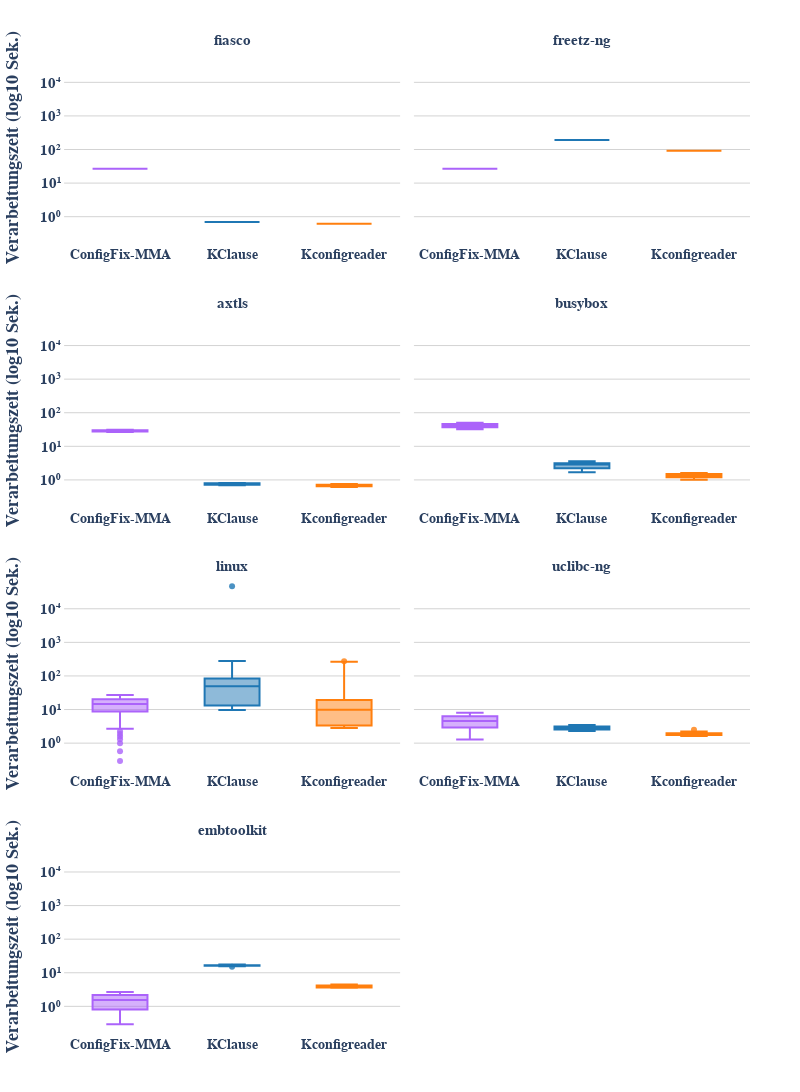

Notebook code cell kept with this figure:
### Code cell
import pandas as pd
import plotly.express as px
from math import log10

# Hilfsfunktion zur Logarithmustransformation
def big_log10(val):
    return log10(val) if pd.notna(val) and val > 0 else pd.NA

# Dateipfade (bitte entsprechend anpassen!)
file_configfixextractor = '/home/rami/Downloads/configFixextractor_with_preprossesing/kconfig/output.csv'
file_kmax = '/home/rami/Downloads/kmax/kconfig/output.csv'
file_Kconfigreader = '/home/rami/Downloads/Kconfigreader/kconfig/output.csv'

# CSV-Dateien laden und Extractor-Spalte hinzufügen
df_configfixextractor = pd.read_csv(file_configfixextractor).assign(Extractor='ConfigFix-MMA')
df_kmax = pd.read_csv(file_kmax).assign(Extractor='KClause')
df_Kconfigreader = pd.read_csv(file_Kconfigreader).assign(Extractor='Kconfigreader')

#df_combined = df_combined[~df_combined['system'].isin(['fiasco', 'freetz-ng'])]
# Zusammenführen der DataFrames
df_combined = pd.concat([
    df_configfixextractor[['system', 'revision', 'model-file', 'Extractor', 'model-time']],
    df_kmax[['system', 'revision', 'model-file', 'Extractor', 'model-time']],
    df_Kconfigreader[['system', 'revision', 'model-file', 'Extractor', 'model-time']]
], ignore_index=True)

# Sicherstellen, dass 'model-time' numerisch ist
df_combined['model-time'] = pd.to_numeric(df_combined['model-time'], errors='coerce')

# Zeiten in Sekunden umwandeln
df_combined['model-time-seconds'] = df_combined['model-time'] / 1e9

# Nur Systeme und Revisionen behalten, die von allen drei Tools extrahiert wurden
pivot_df = df_combined.pivot_table(index=['system', 'revision'], columns='Extractor', values='model-file', aggfunc='first')
valid_cases = pivot_df.dropna().reset_index()[['system', 'revision']]

df_valid = pd.merge(df_combined, valid_cases, on=['system', 'revision'], how='inner')

# Logarithmus der Verarbeitungszeit berechnen
df_combined['log_model_time'] = df_combined['model-time-seconds'].apply(big_log10)
df_valid = df_combined.merge(valid_cases, on=['system', 'revision'], how='inner')

# Boxplot erstellen für jedes System
fig_box = px.box(
    df_valid,
    x='Extractor',
    y='log_model_time',
    color='Extractor',
    facet_col='system',
    facet_col_wrap=2,  # 2 Spalten und 4 Zeilen
    labels={'log_model_time': 'Verarbeitungszeit (log10 Sek.)', 'Extractor': 'Extractor'},
    title='',
    color_discrete_map={
        'Configfixextractor': '#9467BD',
        'KClause': '#1F77B4',
        'Kconfigreader': '#FF7F0E'
    },
    height=1600  # Erhöhte Höhe für größeren Abstand
)

# Layout optimieren
fig_box.update_traces(marker=dict(opacity=0.8))

fig_box.update_yaxes(
    showgrid=True, 
    showline=True, 
    #linecolor='black', 
    linewidth=0.5, 
    gridcolor='lightgray',
    zeroline=True,      
    zerolinewidth=1,
    zerolinecolor='lightgray',
    tickmode='array',
    tickvals=[-1, 0, 1, 2, 3, 4, 5],
    ticktext=['10⁻¹', '10⁰', '10¹', '10²', '10³', '10⁴', '10⁵'],
)
fig_box.update_xaxes(
    showticklabels=True,tickfont=dict(size=14, family='Arial', weight='bold'))

# Text im Diagramm lesbarer machen
fig_box.for_each_annotation(lambda a: a.update(text=a.text.split("=")[-1]))

fig_box.update_layout(
    plot_bgcolor='white',
    paper_bgcolor='white',
    font=dict(size=15, family='Arial', weight='bold'),
    yaxis_title='Verarbeitungszeit (log10 Sek.)',
    xaxis_title='',
    height=1200,  # Höhere Diagrammhöhe für bessere Übersicht
    width=800,    # Breitere Darstellung für weniger Überlappung
    margin=dict(t=50, b=50, l=50, r=50),
    showlegend=False
    
)

# Diagramm anzeigen
fig_box.show()

# Gruppiere nach System und Extractor
summary_per_system = (
    df_valid
    .groupby(['system', 'Extractor'])['model-time-seconds']
    .describe(percentiles=[0.25, 0.5, 0.75])
    .reset_index()
    .round(3)
)

# Ausgabe als Tabelle pro System
systems = summary_per_system['system'].unique()

from tabulate import tabulate

for sys in systems:
    print(f"\n📊 Statistiken für System: {sys}")
    system_stats = summary_per_system[summary_per_system['system'] == sys]
    print(tabulate(system_stats, headers='keys', tablefmt='grid'))

### Figure 1 — Plotly figure (JSON) as saved in the notebook; plotly's stock layout.template omitted (floating-point values rounded to 4 significant figures; data arrays with more than 128 entries replaced by an {"elided": "..."} marker saying what was removed)
{"data": [{"alignmentgroup": "True", "hovertemplate": "Extractor=%{x}<br>system=fiasco<br>Verarbeitungszeit (log10 Sek.)=%{y}<extra></extra>", "legendgroup": "ConfigFix-MMA", "marker": {"color": "#ab63fa", "opacity": 0.8}, "name": "ConfigFix-MMA", "notched": false, "offsetgroup": "ConfigFix-MMA", "orientation": "v", "showlegend": true, "type": "box", "x": ["ConfigFix-MMA"], "x0": " ", "xaxis": "x7", "y": [1.424], "y0": " ", "yaxis": "y7"}, {"alignmentgroup": "True", "hovertemplate": "Extractor=%{x}<br>system=freetz-ng<br>Verarbeitungszeit (log10 Sek.)=%{y}<extra></extra>", "legendgroup": "ConfigFix-MMA", "marker": {"color": "#ab63fa", "opacity": 0.8}, "name": "ConfigFix-MMA", "notched": false, "offsetgroup": "ConfigFix-MMA", "orientation": "v", "showlegend": false, "type": "box", "x": ["ConfigFix-MMA"], "x0": " ", "xaxis": "x8", "y": [1.426], "y0": " ", "yaxis": "y8"}, {"alignmentgroup": "True", "hovertemplate": "Extractor=%{x}<br>system=axtls<br>Verarbeitungszeit (log10 Sek.)=%{y}<extra></extra>", "legendgroup": "ConfigFix-MMA", "marker": {"color": "#ab63fa", "opacity": 0.8}, "name": "ConfigFix-MMA", "notched": false, "offsetgroup": "ConfigFix-MMA", "orientation": "v", "showlegend": false, "type": "box", "x": ["ConfigFix-MMA", "ConfigFix-MMA", "ConfigFix-MMA", "ConfigFix-MMA", "ConfigFix-MMA", "ConfigFix-MMA", "ConfigFix-MMA", "ConfigFix-MMA", "ConfigFix-MMA", "ConfigFix-MMA", "ConfigFix-MMA", "ConfigFix-MMA", "ConfigFix-MMA", "ConfigFix-MMA", "ConfigFix-MMA", "ConfigFix-MMA", "ConfigFix-MMA", "ConfigFix-MMA", "ConfigFix-MMA", "ConfigFix-MMA", "ConfigFix-MMA", "ConfigFix-MMA", "ConfigFix-MMA", "ConfigFix-MMA"], "x0": " ", "xaxis": "x5", "y": [1.428, 1.431, 1.433, 1.435, 1.438, 1.441, 1.444, 1.447, 1.45, 1.453, 1.456, 1.459, 1.462, 1.465, 1.469, 1.472, 1.475, 1.477, 1.48, 1.483, 1.485, 1.488, 1.491, 1.493], "y0": " ", "yaxis": "y5"}, {"alignmentgroup": "True", "hovertemplate": "Extractor=%{x}<br>system=busybox<br>Verarbeitungszeit (log10 Sek.)=%{y}<extra></extra>", "legendgroup": "ConfigFix-MMA", "marker": {"color": "#ab63fa", "opacity": 0.8}, "name": "ConfigFix-MMA", "notched": false, "offsetgroup": "ConfigFix-MMA", "orientation": "v", "showlegend": false, "type": "box", "x": ["ConfigFix-MMA", "ConfigFix-MMA", "ConfigFix-MMA", "ConfigFix-MMA", "ConfigFix-MMA", "ConfigFix-MMA", "ConfigFix-MMA", "ConfigFix-MMA", "ConfigFix-MMA", "ConfigFix-MMA", "ConfigFix-MMA", "ConfigFix-MMA", "ConfigFix-MMA", "ConfigFix-MMA", "ConfigFix-MMA", "ConfigFix-MMA", "ConfigFix-MMA", "ConfigFix-MMA", "ConfigFix-MMA", "ConfigFix-MMA", "ConfigFix-MMA", "ConfigFix-MMA", "ConfigFix-MMA", "ConfigFix-MMA", "ConfigFix-MMA", "ConfigFix-MMA", "ConfigFix-MMA", "ConfigFix-MMA", "ConfigFix-MMA", "ConfigFix-MMA", "ConfigFix-MMA", "ConfigFix-MMA", "ConfigFix-MMA", "ConfigFix-MMA", "ConfigFix-MMA", "ConfigFix-MMA", "ConfigFix-MMA", "ConfigFix-MMA", "ConfigFix-MMA", "ConfigFix-MMA", "ConfigFix-MMA", "ConfigFix-MMA", "ConfigFix-MMA", "ConfigFix-MMA", "ConfigFix-MMA", "ConfigFix-MMA", "ConfigFix-MMA", "ConfigFix-MMA", "ConfigFix-MMA", "ConfigFix-MMA", "ConfigFix-MMA", "ConfigFix-MMA", "ConfigFix-MMA", "ConfigFix-MMA", "ConfigFix-MMA", "ConfigFix-MMA", "ConfigFix-MMA", "ConfigFix-MMA", "ConfigFix-MMA", "ConfigFix-MMA", "ConfigFix-MMA", "ConfigFix-MMA", "ConfigFix-MMA", "ConfigFix-MMA", "ConfigFix-MMA", "ConfigFix-MMA", "ConfigFix-MMA", "ConfigFix-MMA", "ConfigFix-MMA", "ConfigFix-MMA", "ConfigFix-MMA", "ConfigFix-MMA", "ConfigFix-MMA", "ConfigFix-MMA", "ConfigFix-MMA", "ConfigFix-MMA", "ConfigFix-MMA", "ConfigFix-MMA", "ConfigFix-MMA", "ConfigFix-MMA", "ConfigFix-MMA", "ConfigFix-MMA", "ConfigFix-MMA", "ConfigFix-MMA", "ConfigFix-MMA", "ConfigFix-MMA", "ConfigFix-MMA", "ConfigFix-MMA", "ConfigFix-MMA", "ConfigFix-MMA", "ConfigFix-MMA", "ConfigFix-MMA", "ConfigFix-MMA", "ConfigFix-MMA", "ConfigFix-MMA", "ConfigFix-MMA", "ConfigFix-MMA", "ConfigFix-MMA", "ConfigFix-MMA", "ConfigFix-MMA", "ConfigFix-MMA", "ConfigFix-MMA", "ConfigFix-MMA", "ConfigFix-MMA", "ConfigFix-MMA", "ConfigFix-MMA", "ConfigFix-MMA", "ConfigFix-MMA", "ConfigFix-MMA", "ConfigFix-MMA", "ConfigFix-MMA"], "x0": " ", "xaxis": "x6", "y": [1.509, 1.511, 1.513, 1.515, 1.517, 1.52, 1.522, 1.524, 1.526, 1.528, 1.53, 1.532, 1.534, 1.536, 1.538, 1.54, 1.542, 1.544, 1.545, 1.547, 1.549, 1.551, 1.554, 1.556, 1.558, 1.559, 1.561, 1.564, 1.566, 1.568, 1.569, 1.571, 1.573, 1.575, 1.577, 1.579, 1.58, 1.582, 1.584, 1.586, 1.587, 1.589, 1.591, 1.593, 1.594, 1.596, 1.598, 1.6, 1.602, 1.603, 1.605, 1.607, 1.609, 1.611, 1.612, 1.614, 1.616, 1.617, 1.619, 1.621, 1.623, 1.625, 1.627, 1.629, 1.631, 1.633, 1.635, 1.637, 1.639, 1.64, 1.642, 1.643, 1.645, 1.647, 1.648, 1.65, 1.651, 1.653, 1.654, 1.656, 1.657, 1.659, 1.66, 1.661, 1.663, 1.664, 1.666, 1.668, 1.669, 1.67, 1.672, 1.673, 1.675, 1.676, 1.678, 1.679, 1.681, 1.682, 1.684, 1.685, 1.686, 1.688, 1.689, 1.69, 1.692, 1.693, 1.695, 1.696, 1.698, 1.699, 1.7], "y0": " ", "yaxis": "y6"}, {"alignmentgroup": "True", "hovertemplate": "Extractor=%{x}<br>system=linux<br>Verarbeitungszeit (log10 Sek.)=%{y}<extra></extra>", "legendgroup": "ConfigFix-MMA", "marker": {"color": "#ab63fa", "opacity": 0.8}, "name": "ConfigFix-MMA", "notched": false, "offsetgroup": "ConfigFix-MMA", "orientation": "v", "showlegend": false, "type": "box", "x": {"elided": "143 str values"}, "x0": " ", "xaxis": "x3", "y": {"elided": "143 float values"}, "y0": " ", "yaxis": "y3"}, {"alignmentgroup": "True", "hovertemplate": "Extractor=%{x}<br>system=uclibc-ng<br>Verarbeitungszeit (log10 Sek.)=%{y}<extra></extra>", "legendgroup": "ConfigFix-MMA", "marker": {"color": "#ab63fa", "opacity": 0.8}, "name": "ConfigFix-MMA", "notched": false, "offsetgroup": "ConfigFix-MMA", "orientation": "v", "showlegend": false, "type": "box", "x": ["ConfigFix-MMA", "ConfigFix-MMA", "ConfigFix-MMA", "ConfigFix-MMA", "ConfigFix-MMA", "ConfigFix-MMA", "ConfigFix-MMA", "ConfigFix-MMA", "ConfigFix-MMA", "ConfigFix-MMA", "ConfigFix-MMA", "ConfigFix-MMA", "ConfigFix-MMA", "ConfigFix-MMA", "ConfigFix-MMA", "ConfigFix-MMA", "ConfigFix-MMA", "ConfigFix-MMA", "ConfigFix-MMA", "ConfigFix-MMA", "ConfigFix-MMA", "ConfigFix-MMA", "ConfigFix-MMA", "ConfigFix-MMA", "ConfigFix-MMA", "ConfigFix-MMA", "ConfigFix-MMA", "ConfigFix-MMA", "ConfigFix-MMA", "ConfigFix-MMA", "ConfigFix-MMA", "ConfigFix-MMA", "ConfigFix-MMA", "ConfigFix-MMA", "ConfigFix-MMA", "ConfigFix-MMA", "ConfigFix-MMA", "ConfigFix-MMA", "ConfigFix-MMA", "ConfigFix-MMA", "ConfigFix-MMA"], "x0": " ", "xaxis": "x4", "y": [0.1102, 0.1603, 0.2181, 0.2656, 0.303, 0.3382, 0.3709, 0.3984, 0.4267, 0.4506, 0.4747, 0.4969, 0.5185, 0.5392, 0.5594, 0.5773, 0.596, 0.6124, 0.6294, 0.6451, 0.6596, 0.6738, 0.6877, 0.7017, 0.7143, 0.7267, 0.7402, 0.7546, 0.7696, 0.7819, 0.7943, 0.8052, 0.8166, 0.8333, 0.844, 0.8532, 0.8635, 0.8744, 0.8848, 0.8941, 0.9031], "y0": " ", "yaxis": "y4"}, {"alignmentgroup": "True", "hovertemplate": "Extractor=%{x}<br>system=embtoolkit<br>Verarbeitungszeit (log10 Sek.)=%{y}<extra></extra>", "legendgroup": "ConfigFix-MMA", "marker": {"color": "#ab63fa", "opacity": 0.8}, "name": "ConfigFix-MMA", "notched": false, "offsetgroup": "ConfigFix-MMA", "orientation": "v", "showlegend": false, "type": "box", "x": ["ConfigFix-MMA", "ConfigFix-MMA", "ConfigFix-MMA", "ConfigFix-MMA", "ConfigFix-MMA", "ConfigFix-MMA", "ConfigFix-MMA", "ConfigFix-MMA", "ConfigFix-MMA", "ConfigFix-MMA"], "x0": " ", "xaxis": "x", "y": [-0.5339, -0.2603, -0.09127, 0.03633, 0.1501, 0.2236, 0.2945, 0.3402, 0.3847, 0.4304], "y0": " ", "yaxis": "y"}, {"alignmentgroup": "True", "hovertemplate": "Extractor=%{x}<br>system=fiasco<br>Verarbeitungszeit (log10 Sek.)=%{y}<extra></extra>", "legendgroup": "KClause", "marker": {"color": "#1F77B4", "opacity": 0.8}, "name": "KClause", "notched": false, "offsetgroup": "KClause", "orientation": "v", "showlegend": true, "type": "box", "x": ["KClause"], "x0": " ", "xaxis": "x7", "y": [-0.1588], "y0": " ", "yaxis": "y7"}, {"alignmentgroup": "True", "hovertemplate": "Extractor=%{x}<br>system=freetz-ng<br>Verarbeitungszeit (log10 Sek.)=%{y}<extra></extra>", "legendgroup": "KClause", "marker": {"color": "#1F77B4", "opacity": 0.8}, "name": "KClause", "notched": false, "offsetgroup": "KClause", "orientation": "v", "showlegend": false, "type": "box", "x": ["KClause"], "x0": " ", "xaxis": "x8", "y": [2.279], "y0": " ", "yaxis": "y8"}, {"alignmentgroup": "True", "hovertemplate": "Extractor=%{x}<br>system=axtls<br>Verarbeitungszeit (log10 Sek.)=%{y}<extra></extra>", "legendgroup": "KClause", "marker": {"color": "#1F77B4", "opacity": 0.8}, "name": "KClause", "notched": false, "offsetgroup": "KClause", "orientation": "v", "showlegend": false, "type": "box", "x": ["KClause", "KClause", "KClause", "KClause", "KClause", "KClause", "KClause", "KClause", "KClause", "KClause", "KClause", "KClause", "KClause", "KClause", "KClause", "KClause", "KClause", "KClause", "KClause", "KClause", "KClause", "KClause", "KClause", "KClause"], "x0": " ", "xaxis": "x5", "y": [-0.1322, -0.134, -0.1536, -0.145, -0.1511, -0.1456, -0.1507, -0.1384, -0.1592, -0.1421, -0.1057, -0.1276, -0.1028, -0.1115, -0.1078, -0.1184, -0.102, -0.09333, -0.0992, -0.1101, -0.09533, -0.09059, -0.09128, -0.1034], "y0": " ", "yaxis": "y5"}, {"alignmentgroup": "True", "hovertemplate": "Extractor=%{x}<br>system=busybox<br>Verarbeitungszeit (log10 Sek.)=%{y}<extra></extra>", "legendgroup": "KClause", "marker": {"color": "#1F77B4", "opacity": 0.8}, "name": "KClause", "notched": false, "offsetgroup": "KClause", "orientation": "v", "showlegend": false, "type": "box", "x": ["KClause", "KClause", "KClause", "KClause", "KClause", "KClause", "KClause", "KClause", "KClause", "KClause", "KClause", "KClause", "KClause", "KClause", "KClause", "KClause", "KClause", "KClause", "KClause", "KClause", "KClause", "KClause", "KClause", "KClause", "KClause", "KClause", "KClause", "KClause", "KClause", "KClause", "KClause", "KClause", "KClause", "KClause", "KClause", "KClause", "KClause", "KClause", "KClause", "KClause", "KClause", "KClause", "KClause", "KClause", "KClause", "KClause", "KClause", "KClause", "KClause", "KClause", "KClause", "KClause", "KClause", "KClause", "KClause", "KClause", "KClause", "KClause", "KClause", "KClause", "KClause", "KClause", "KClause", "KClause", "KClause", "KClause", "KClause", "KClause", "KClause", "KClause", "KClause", "KClause", "KClause", "KClause", "KClause", "KClause", "KClause", "KClause", "KClause", "KClause", "KClause", "KClause", "KClause", "KClause", "KClause", "KClause", "KClause", "KClause", "KClause", "KClause", "KClause", "KClause", "KClause", "KClause", "KClause", "KClause", "KClause", "KClause", "KClause", "KClause", "KClause", "KClause", "KClause", "KClause", "KClause", "KClause", "KClause", "KClause", "KClause", "KClause", "KClause"], "x0": " ", "xaxis": "x6", "y": [0.2341, 0.2393, 0.226, 0.2301, 0.2288, 0.2392, 0.2391, 0.2424, 0.2579, 0.2582, 0.2849, 0.2693, 0.2665, 0.2832, 0.2616, 0.2752, 0.3013, 0.3044, 0.2956, 0.2946, 0.2984, 0.2963, 0.3007, 0.3399, 0.3339, 0.3421, 0.3519, 0.3589, 0.3569, 0.3582, 0.3662, 0.3504, 0.3513, 0.3504, 0.3607, 0.3612, 0.3566, 0.3558, 0.3588, 0.3851, 0.4042, 0.3892, 0.3661, 0.3926, 0.4072, 0.4627, 0.4022, 0.3802, 0.4057, 0.4085, 0.4075, 0.429, 0.4641, 0.4362, 0.434, 0.4356, 0.495, 0.4837, 0.4952, 0.4922, 0.4951, 0.4751, 0.4635, 0.4625, 0.4582, 0.4689, 0.4695, 0.4667, 0.4682, 0.4582, 0.4617, 0.4614, 0.4718, 0.4657, 0.48, 0.4831, 0.4921, 0.4951, 0.4949, 0.4907, 0.4973, 0.5005, 0.4919, 0.4753, 0.4743, 0.5034, 0.5019, 0.5031, 0.5105, 0.5057, 0.504, 0.5018, 0.5083, 0.5015, 0.5102, 0.5053, 0.5081, 0.5097, 0.5126, 0.52, 0.5153, 0.5251, 0.5294, 0.5423, 0.5373, 0.5305, 0.5343, 0.5333, 0.5356, 0.555, 0.5504], "y0": " ", "yaxis": "y6"}, {"alignmentgroup": "True", "hovertemplate": "Extractor=%{x}<br>system=linux<br>Verarbeitungszeit (log10 Sek.)=%{y}<extra></extra>", "legendgroup": "KClause", "marker": {"color": "#1F77B4", "opacity": 0.8}, "name": "KClause", "notched": false, "offsetgroup": "KClause", "orientation": "v", "showlegend": false, "type": "box", "x": {"elided": "143 str values"}, "x0": " ", "xaxis": "x3", "y": {"elided": "143 float values"}, "y0": " ", "yaxis": "y3"}, {"alignmentgroup": "True", "hovertemplate": "Extractor=%{x}<br>system=uclibc-ng<br>Verarbeitungszeit (log10 Sek.)=%{y}<extra></extra>", "legendgroup": "KClause", "marker": {"color": "#1F77B4", "opacity": 0.8}, "name": "KClause", "notched": false, "offsetgroup": "KClause", "orientation": "v", "showlegend": false, "type": "box", "x": ["KClause", "KClause", "KClause", "KClause", "KClause", "KClause", "KClause", "KClause", "KClause", "KClause", "KClause", "KClause", "KClause", "KClause", "KClause", "KClause", "KClause", "KClause", "KClause", "KClause", "KClause", "KClause", "KClause", "KClause", "KClause", "KClause", "KClause", "KClause", "KClause", "KClause", "KClause", "KClause", "KClause", "KClause", "KClause", "KClause", "KClause", "KClause", "KClause", "KClause", "KClause"], "x0": " ", "xaxis": "x4", "y": [0.3764, 0.41, 0.4056, 0.372, 0.3643, 0.3875, 0.3872, 0.3974, 0.4037, 0.409, 0.4121, 0.4135, 0.4117, 0.4079, 0.4075, 0.4225, 0.4216, 0.4253, 0.4319, 0.4445, 0.456, 0.4581, 0.457, 0.4669, 0.4877, 0.4814, 0.4881, 0.4845, 0.4892, 0.5141, 0.4637, 0.5, 0.4988, 0.4972, 0.499, 0.4976, 0.5152, 0.5186, 0.5388, 0.5354, 0.534], "y0": " ", "yaxis": "y4"}, {"alignmentgroup": "True", "hovertemplate": "Extractor=%{x}<br>system=embtoolkit<br>Verarbeitungszeit (log10 Sek.)=%{y}<extra></extra>", "legendgroup": "KClause", "marker": {"color": "#1F77B4", "opacity": 0.8}, "name": "KClause", "notched": false, "offsetgroup": "KClause", "orientation": "v", "showlegend": false, "type": "box", "x": ["KClause", "KClause", "KClause", "KClause", "KClause", "KClause", "KClause", "KClause", "KClause", "KClause"], "x0": " ", "xaxis": "x", "y": [1.195, 1.215, 1.182, 1.212, 1.223, 1.209, 1.217, 1.234, 1.226, 1.244], "y0": " ", "yaxis": "y"}, {"alignmentgroup": "True", "hovertemplate": "Extractor=%{x}<br>system=fiasco<br>Verarbeitungszeit (log10 Sek.)=%{y}<extra></extra>", "legendgroup": "Kconfigreader", "marker": {"color": "#FF7F0E", "opacity": 0.8}, "name": "Kconfigreader", "notched": false, "offsetgroup": "Kconfigreader", "orientation": "v", "showlegend": true, "type": "box", "x": ["Kconfigreader"], "x0": " ", "xaxis": "x7", "y": [-0.2089], "y0": " ", "yaxis": "y7"}, {"alignmentgroup": "True", "hovertemplate": "Extractor=%{x}<br>system=freetz-ng<br>Verarbeitungszeit (log10 Sek.)=%{y}<extra></extra>", "legendgroup": "Kconfigreader", "marker": {"color": "#FF7F0E", "opacity": 0.8}, "name": "Kconfigreader", "notched": false, "offsetgroup": "Kconfigreader", "orientation": "v", "showlegend": false, "type": "box", "x": ["Kconfigreader"], "x0": " ", "xaxis": "x8", "y": [1.965], "y0": " ", "yaxis": "y8"}, {"alignmentgroup": "True", "hovertemplate": "Extractor=%{x}<br>system=axtls<br>Verarbeitungszeit (log10 Sek.)=%{y}<extra></extra>", "legendgroup": "Kconfigreader", "marker": {"color": "#FF7F0E", "opacity": 0.8}, "name": "Kconfigreader", "notched": false, "offsetgroup": "Kconfigreader", "orientation": "v", "showlegend": false, "type": "box", "x": ["Kconfigreader", "Kconfigreader", "Kconfigreader", "Kconfigreader", "Kconfigreader", "Kconfigreader", "Kconfigreader", "Kconfigreader", "Kconfigreader", "Kconfigreader", "Kconfigreader", "Kconfigreader", "Kconfigreader", "Kconfigreader", "Kconfigreader", "Kconfigreader", "Kconfigreader", "Kconfigreader", "Kconfigreader", "Kconfigreader", "Kconfigreader", "Kconfigreader", "Kconfigreader", "Kconfigreader"], "x0": " ", "xaxis": "x5", "y": [-0.1207, -0.1902, -0.2128, -0.2109, -0.2109, -0.1816, -0.1954, -0.2008, -0.1904, -0.1515, -0.1858, -0.1651, -0.1666, -0.1427, -0.1518, -0.1377, -0.1292, -0.1342, -0.1456, -0.142, -0.1487, -0.1459, -0.1306, -0.1616], "y0": " ", "yaxis": "y5"}, {"alignmentgroup": "True", "hovertemplate": "Extractor=%{x}<br>system=busybox<br>Verarbeitungszeit (log10 Sek.)=%{y}<extra></extra>", "legendgroup": "Kconfigreader", "marker": {"color": "#FF7F0E", "opacity": 0.8}, "name": "Kconfigreader", "notched": false, "offsetgroup": "Kconfigreader", "orientation": "v", "showlegend": false, "type": "box", "x": ["Kconfigreader", "Kconfigreader", "Kconfigreader", "Kconfigreader", "Kconfigreader", "Kconfigreader", "Kconfigreader", "Kconfigreader", "Kconfigreader", "Kconfigreader", "Kconfigreader", "Kconfigreader", "Kconfigreader", "Kconfigreader", "Kconfigreader", "Kconfigreader", "Kconfigreader", "Kconfigreader", "Kconfigreader", "Kconfigreader", "Kconfigreader", "Kconfigreader", "Kconfigreader", "Kconfigreader", "Kconfigreader", "Kconfigreader", "Kconfigreader", "Kconfigreader", "Kconfigreader", "Kconfigreader", "Kconfigreader", "Kconfigreader", "Kconfigreader", "Kconfigreader", "Kconfigreader", "Kconfigreader", "Kconfigreader", "Kconfigreader", "Kconfigreader", "Kconfigreader", "Kconfigreader", "Kconfigreader", "Kconfigreader", "Kconfigreader", "Kconfigreader", "Kconfigreader", "Kconfigreader", "Kconfigreader", "Kconfigreader", "Kconfigreader", "Kconfigreader", "Kconfigreader", "Kconfigreader", "Kconfigreader", "Kconfigreader", "Kconfigreader", "Kconfigreader", "Kconfigreader", "Kconfigreader", "Kconfigreader", "Kconfigreader", "Kconfigreader", "Kconfigreader", "Kconfigreader", "Kconfigreader", "Kconfigreader", "Kconfigreader", "Kconfigreader", "Kconfigreader", "Kconfigreader", "Kconfigreader", "Kconfigreader", "Kconfigreader", "Kconfigreader", "Kconfigreader", "Kconfigreader", "Kconfigreader", "Kconfigreader", "Kconfigreader", "Kconfigreader", "Kconfigreader", "Kconfigreader", "Kconfigreader", "Kconfigreader", "Kconfigreader", "Kconfigreader", "Kconfigreader", "Kconfigreader", "Kconfigreader", "Kconfigreader", "Kconfigreader", "Kconfigreader", "Kconfigreader", "Kconfigreader", "Kconfigreader", "Kconfigreader", "Kconfigreader", "Kconfigreader", "Kconfigreader", "Kconfigreader", "Kconfigreader", "Kconfigreader", "Kconfigreader", "Kconfigreader", "Kconfigreader", "Kconfigreader", "Kconfigreader", "Kconfigreader", "Kconfigreader", "Kconfigreader", "Kconfigreader"], "x0": " ", "xaxis": "x6", "y": [0.02229, 0.03342, 0.06783, 0.02489, 0.004501, 0.02553, 0.02523, 0.08007, 0.05996, 0.04326, 0.04813, 0.04623, 0.02296, 0.03658, 0.03222, 0.03165, 0.03204, 0.02902, 0.02976, 0.04478, 0.04094, 0.04787, 0.04506, 0.07814, 0.07847, 0.07927, 0.09518, 0.07488, 0.07707, 0.08939, 0.08464, 0.1348, 0.1046, 0.09188, 0.1069, 0.1057, 0.1055, 0.1012, 0.1197, 0.09859, 0.1062, 0.1138, 0.1323, 0.1206, 0.1155, 0.1289, 0.1251, 0.09639, 0.1149, 0.1191, 0.1167, 0.1186, 0.1468, 0.1206, 0.125, 0.1322, 0.1881, 0.1423, 0.1454, 0.1342, 0.1538, 0.1347, 0.1362, 0.1359, 0.1418, 0.1507, 0.1631, 0.1452, 0.1491, 0.1605, 0.1422, 0.1521, 0.1693, 0.1675, 0.1616, 0.1438, 0.18, 0.1608, 0.1497, 0.1676, 0.1697, 0.1522, 0.1951, 0.1768, 0.1709, 0.1596, 0.1818, 0.1575, 0.1938, 0.1806, 0.188, 0.1911, 0.1751, 0.1732, 0.2026, 0.1789, 0.1809, 0.1975, 0.1897, 0.2004, 0.1813, 0.181, 0.1984, 0.2062, 0.1813, 0.1971, 0.2039, 0.1902, 0.2018, 0.1974, 0.1965], "y0": " ", "yaxis": "y6"}, {"alignmentgroup": "True", "hovertemplate": "Extractor=%{x}<br>system=linux<br>Verarbeitungszeit (log10 Sek.)=%{y}<extra></extra>", "legendgroup": "Kconfigreader", "marker": {"color": "#FF7F0E", "opacity": 0.8}, "name": "Kconfigreader", "notched": false, "offsetgroup": "Kconfigreader", "orientation": "v", "showlegend": false, "type": "box", "x": {"elided": "143 str values"}, "x0": " ", "xaxis": "x3", "y": {"elided": "143 float values"}, "y0": " ", "yaxis": "y3"}, {"alignmentgroup": "True", "hovertemplate": "Extractor=%{x}<br>system=uclibc-ng<br>Verarbeitungszeit (log10 Sek.)=%{y}<extra></extra>", "legendgroup": "Kconfigreader", "marker": {"color": "#FF7F0E", "opacity": 0.8}, "name": "Kconfigreader", "notched": false, "offsetgroup": "Kconfigreader", "orientation": "v", "showlegend": false, "type": "box", "x": ["Kconfigreader", "Kconfigreader", "Kconfigreader", "Kconfigreader", "Kconfigreader", "Kconfigreader", "Kconfigreader", "Kconfigreader", "Kconfigreader", "Kconfigreader", "Kconfigreader", "Kconfigreader", "Kconfigreader", "Kconfigreader", "Kconfigreader", "Kconfigreader", "Kconfigreader", "Kconfigreader", "Kconfigreader", "Kconfigreader", "Kconfigreader", "Kconfigreader", "Kconfigreader", "Kconfigreader", "Kconfigreader", "Kconfigreader", "Kconfigreader", "Kconfigreader", "Kconfigreader", "Kconfigreader", "Kconfigreader", "Kconfigreader", "Kconfigreader", "Kconfigreader", "Kconfigreader", "Kconfigreader", "Kconfigreader", "Kconfigreader", "Kconfigreader", "Kconfigreader", "Kconfigreader"], "x0": " ", "xaxis": "x4", "y": [0.3199, 0.2816, 0.2418, 0.2214, 0.2328, 0.241, 0.2307, 0.2508, 0.2412, 0.2094, 0.2401, 0.2114, 0.2169, 0.2241, 0.289, 0.2454, 0.2393, 0.2184, 0.2259, 0.274, 0.2838, 0.2781, 0.2821, 0.2851, 0.2697, 0.2671, 0.2928, 0.3056, 0.2896, 0.2748, 0.2515, 0.3093, 0.2819, 0.2877, 0.303, 0.3272, 0.3201, 0.3023, 0.3949, 0.3454, 0.3336], "y0": " ", "yaxis": "y4"}, {"alignmentgroup": "True", "hovertemplate": "Extractor=%{x}<br>system=embtoolkit<br>Verarbeitungszeit (log10 Sek.)=%{y}<extra></extra>", "legendgroup": "Kconfigreader", "marker": {"color": "#FF7F0E", "opacity": 0.8}, "name": "Kconfigreader", "notched": false, "offsetgroup": "Kconfigreader", "orientation": "v", "showlegend": false, "type": "box", "x": ["Kconfigreader", "Kconfigreader", "Kconfigreader", "Kconfigreader", "Kconfigreader", "Kconfigreader", "Kconfigreader", "Kconfigreader", "Kconfigreader", "Kconfigreader"], "x0": " ", "xaxis": "x", "y": [0.6036, 0.5683, 0.5567, 0.5603, 0.6295, 0.5983, 0.5508, 0.5579, 0.6188, 0.6472], "y0": " ", "yaxis": "y"}], "layout": {"annotations": [{"font": {}, "showarrow": false, "text": "embtoolkit", "x": 0.245, "xanchor": "center", "xref": "paper", "y": 0.1975, "yanchor": "bottom", "yref": "paper"}, {"font": {}, "showarrow": false, "text": "linux", "x": 0.245, "xanchor": "center", "xref": "paper", "y": 0.465, "yanchor": "bottom", "yref": "paper"}, {"font": {}, "showarrow": false, "text": "uclibc-ng", "x": 0.755, "xanchor": "center", "xref": "paper", "y": 0.465, "yanchor": "bottom", "yref": "paper"}, {"font": {}, "showarrow": false, "text": "axtls", "x": 0.245, "xanchor": "center", "xref": "paper", "y": 0.7325, "yanchor": "bottom", "yref": "paper"}, {"font": {}, "showarrow": false, "text": "busybox", "x": 0.755, "xanchor": "center", "xref": "paper", "y": 0.7325, "yanchor": "bottom", "yref": "paper"}, {"font": {}, "showarrow": false, "text": "fiasco", "x": 0.245, "xanchor": "center", "xref": "paper", "y": 1, "yanchor": "bottom", "yref": "paper"}, {"font": {}, "showarrow": false, "text": "freetz-ng", "x": 0.755, "xanchor": "center", "xref": "paper", "y": 1, "yanchor": "bottom", "yref": "paper"}], "boxmode": "overlay", "font": {"family": "Arial", "size": 15, "weight": "bold"}, "height": 1200, "legend": {"title": {"text": "Extractor"}, "tracegroupgap": 0}, "margin": {"b": 50, "l": 50, "r": 50, "t": 50}, "paper_bgcolor": "white", "plot_bgcolor": "white", "showlegend": false, "width": 800, "xaxis": {"anchor": "y", "categoryarray": ["ConfigFix-MMA", "KClause", "Kconfigreader"], "categoryorder": "array", "domain": [0, 0.49], "showticklabels": true, "tickfont": {"family": "Arial", "size": 14, "weight": "bold"}, "title": {"text": ""}}, "xaxis2": {"anchor": "y2", "categoryarray": ["ConfigFix-MMA", "KClause", "Kconfigreader"], "categoryorder": "array", "domain": [0.51, 1], "matches": "x", "showticklabels": true, "tickfont": {"family": "Arial", "size": 14, "weight": "bold"}, "title": {"text": "Extractor"}}, "xaxis3": {"anchor": "y3", "domain": [0, 0.49], "matches": "x", "showticklabels": true, "tickfont": {"family": "Arial", "size": 14, "weight": "bold"}}, "xaxis4": {"anchor": "y4", "domain": [0.51, 1], "matches": "x", "showticklabels": true, "tickfont": {"family": "Arial", "size": 14, "weight": "bold"}}, "xaxis5": {"anchor": "y5", "domain": [0, 0.49], "matches": "x", "showticklabels": true, "tickfont": {"family": "Arial", "size": 14, "weight": "bold"}}, "xaxis6": {"anchor": "y6", "domain": [0.51, 1], "matches": "x", "showticklabels": true, "tickfont": {"family": "Arial", "size": 14, "weight": "bold"}}, "xaxis7": {"anchor": "y7", "domain": [0, 0.49], "matches": "x", "showticklabels": true, "tickfont": {"family": "Arial", "size": 14, "weight": "bold"}}, "xaxis8": {"anchor": "y8", "domain": [0.51, 1], "matches": "x", "showticklabels": true, "tickfont": {"family": "Arial", "size": 14, "weight": "bold"}}, "yaxis": {"anchor": "x", "domain": [0, 0.1975], "gridcolor": "lightgray", "linewidth": 0.5, "showgrid": true, "showline": true, "tickmode": "array", "ticktext": ["10⁻¹", "10⁰", "10¹", "10²", "10³", "10⁴", "10⁵"], "tickvals": [-1, 0, 1, 2, 3, 4, 5], "title": {"text": "Verarbeitungszeit (log10 Sek.)"}, "zeroline": true, "zerolinecolor": "lightgray", "zerolinewidth": 1}, "yaxis2": {"anchor": "x2", "domain": [0, 0.1975], "gridcolor": "lightgray", "linewidth": 0.5, "matches": "y", "showgrid": true, "showline": true, "showticklabels": false, "tickmode": "array", "ticktext": ["10⁻¹", "10⁰", "10¹", "10²", "10³", "10⁴", "10⁵"], "tickvals": [-1, 0, 1, 2, 3, 4, 5], "zeroline": true, "zerolinecolor": "lightgray", "zerolinewidth": 1}, "yaxis3": {"anchor": "x3", "domain": [0.2675, 0.465], "gridcolor": "lightgray", "linewidth": 0.5, "matches": "y", "showgrid": true, "showline": true, "tickmode": "array", "ticktext": ["10⁻¹", "10⁰", "10¹", "10²", "10³", "10⁴", "10⁵"], "tickvals": [-1, 0, 1, 2, 3, 4, 5], "title": {"text": "Verarbeitungszeit (log10 Sek.)"}, "zeroline": true, "zerolinecolor": "lightgray", "zerolinewidth": 1}, "yaxis4": {"anchor": "x4", "domain": [0.2675, 0.465], "gridcolor": "lightgray", "linewidth": 0.5, "matches": "y", "showgrid": true, "showline": true, "showticklabels": false, "tickmode": "array", "ticktext": ["10⁻¹", "10⁰", "10¹", "10²", "10³", "10⁴", "10⁵"], "tickvals": [-1, 0, 1, 2, 3, 4, 5], "zeroline": true, "zerolinecolor": "lightgray", "zerolinewidth": 1}, "yaxis5": {"anchor": "x5", "domain": [0.535, 0.7325], "gridcolor": "lightgray", "linewidth": 0.5, "matches": "y", "showgrid": true, "showline": true, "tickmode": "array", "ticktext": ["10⁻¹", "10⁰", "10¹", "10²", "10³", "10⁴", "10⁵"], "tickvals": [-1, 0, 1, 2, 3, 4, 5], "title": {"text": "Verarbeitungszeit (log10 Sek.)"}, "zeroline": true, "zerolinecolor": "lightgray", "zerolinewidth": 1}, "yaxis6": {"anchor": "x6", "domain": [0.535, 0.7325], "gridcolor": "lightgray", "linewidth": 0.5, "matches": "y", "showgrid": true, "showline": true, "showticklabels": false, "tickmode": "array", "ticktext": ["10⁻¹", "10⁰", "10¹", "10²", "10³", "10⁴", "10⁵"], "tickvals": [-1, 0, 1, 2, 3, 4, 5], "zeroline": true, "zerolinecolor": "lightgray", "zerolinewidth": 1}, "yaxis7": {"anchor": "x7", "domain": [0.8025, 1], "gridcolor": "lightgray", "linewidth": 0.5, "matches": "y", "showgrid": true, "showline": true, "tickmode": "array", "ticktext": ["10⁻¹", "10⁰", "10¹", "10²", "10³", "10⁴", "10⁵"], "tickvals": [-1, 0, 1, 2, 3, 4, 5], "title": {"text": "Verarbeitungszeit (log10 Sek.)"}, "zeroline": true, "zerolinecolor": "lightgray", "zerolinewidth": 1}, "yaxis8": {"anchor": "x8", "domain": [0.8025, 1], "gridcolor": "lightgray", "linewidth": 0.5, "matches": "y", "showgrid": true, "showline": true, "showticklabels": false, "tickmode": "array", "ticktext": ["10⁻¹", "10⁰", "10¹", "10²", "10³", "10⁴", "10⁵"], "tickvals": [-1, 0, 1, 2, 3, 4, 5], "zeroline": true, "zerolinecolor": "lightgray", "zerolinewidth": 1}}}
